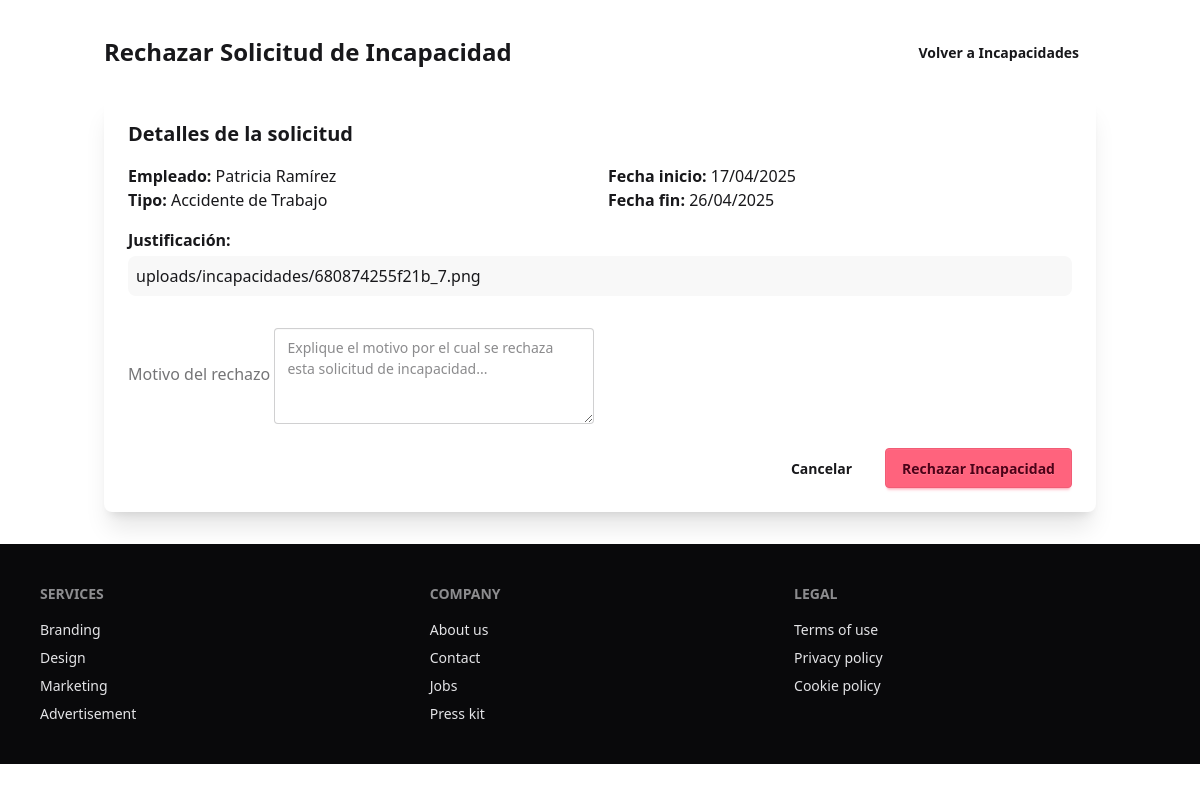
Screenshot of /rrhh/incapacidades/rechazar_incapacidad.php?id=7 (signed in) with the database file from the repository.
### tables this page shows
CREATE TABLE `INCAPACIDADES` (
  `id_incapacidad` int(11) NOT NULL,
  `id_empleado` int(11) DEFAULT NULL,
  `fecha_inicio` date DEFAULT NULL,
  `fecha_finalizacion` date DEFAULT NULL,
  `tipo` varchar(50) DEFAULT NULL,
  `documento_justificativo` text DEFAULT NULL,
  `estado` tinyint(1) DEFAULT NULL,
  `estado_aprobacion` enum('pendiente','aprobada','rechazada') DEFAULT 'pendiente',
  `fecha_solicitud` timestamp NULL DEFAULT current_timestamp(),
  `comentario_rrhh` text DEFAULT NULL
);

CREATE TABLE `EMPLEADOS` (
  `id_empleado` int(11) NOT NULL,
  `cargo` varchar(50) DEFAULT NULL,
  `fecha_nacimiento` date DEFAULT NULL,
  `fecha_ingreso_escuela` date DEFAULT NULL,
  `rfc` varchar(13) DEFAULT NULL,
  `estado_activo` tinyint(1) DEFAULT NULL,
  `nss` varchar(20) DEFAULT NULL,
  `domicilio` varchar(255) DEFAULT NULL,
  `telefono_personal` varchar(20) DEFAULT NULL,
  `curp` varchar(18) DEFAULT NULL,
  `id_departamento` int(11) DEFAULT NULL,
  `correo` varchar(100) DEFAULT NULL,
  `contraseña` varchar(255) DEFAULT NULL,
  `foto_de_perfil` blob DEFAULT NULL,
  `nickname` varchar(50) DEFAULT NULL,
  `historial_permisos` text DEFAULT NULL,
  `rol` varchar(100) DEFAULT NULL
);

### rrhh/incapacidades/rechazar_incapacidad.php (the view, shortened to what this page needs)
<?php
require_once '../../config/config.php';
include '../../includes/header.php';
$conn = new mysqli($db_host, $db_user, $db_password, $db_name);
$conn->set_charset("utf8");
$id_incapacidad = filter_var($_GET['id'], FILTER_SANITIZE_NUMBER_INT);
$sql = "SELECT i.*, e.nickname FROM INCAPACIDADES i
        JOIN EMPLEADOS e ON i.id_empleado = e.id_empleado
        WHERE i.id_incapacidad = ?";
$stmt = $conn->prepare($sql);
$stmt->bind_param("i", $id_incapacidad);
$stmt->execute();
$result = $stmt->get_result();
$incapacidad = $result->fetch_assoc();
?>
<div class="container mx-auto px-4 py-8">
    <div class="flex justify-between items-center mb-6">
        <h1 class="text-2xl font-bold">Rechazar Solicitud de Incapacidad</h1>
        <a href="gestion_incapacidades.php" class="btn btn-ghost">
            Volver a Incapacidades
        </a>
    </div>
    <div class="bg-base-100 shadow-xl rounded-lg p-6">
        <div class="mb-6">
            <h2 class="text-xl font-semibold mb-4">Detalles de la solicitud</h2>
            <div class="grid grid-cols-1 md:grid-cols-2 gap-4">
                <div>
                    <p><span class="font-bold">Empleado:</span> <?php echo htmlspecialchars($incapacidad['nickname']); ?></p>
                    <p><span class="font-bold">Tipo:</span> <?php echo htmlspecialchars($incapacidad['tipo']); ?></p>
                </div>
                <div>
                    <p><span class="font-bold">Fecha inicio:</span> <?php echo date('d/m/Y', strtotime($incapacidad['fecha_inicio'])); ?></p>
                    <p><span class="font-bold">Fecha fin:</span> <?php echo date('d/m/Y', strtotime($incapacidad['fecha_finalizacion'])); ?></p>
                </div>
            </div>
            <div class="mt-4">
                <p><span class="font-bold">Justificación:</span></p>
                <div class="p-2 bg-base-200 rounded-lg mt-1">
                    <?php echo nl2br(htmlspecialchars($incapacidad['documento_justificativo'])); ?>
                </div>
            </div>
        </div>
        <form method="POST" class="mt-8">
            <div class="form-control">
                <label class="label">
                    <span class="label-text">Motivo del rechazo</span>
                </label>
                <textarea name="comentario" class="textarea textarea-bordered h-24" required placeholder="Explique el motivo por el cual se rechaza esta solicitud de incapacidad..."></textarea>
            </div>
            <div class="flex justify-end space-x-4 mt-6">
                <a href="gestion_incapacidades.php" class="btn btn-ghost">Cancelar</a>
                <button type="submit" class="btn btn-error" onclick="return confirm('¿Está seguro de rechazar esta solicitud de incapacidad?');">
                    Rechazar Incapacidad
                </button>
            </div>
        </form>
    </div>
</div>
<?php
include '../../includes/footer.php';
?>

### rows the page displays
incapacidades: id_empleado.nickname "Patricia Ramírez", tipo "Accidente de Trabajo", fecha_inicio "17/04/2025", fecha_finalizacion "26/04/2025", documento_justificativo "uploads/incapacidades/680874255f21b_7.png"
